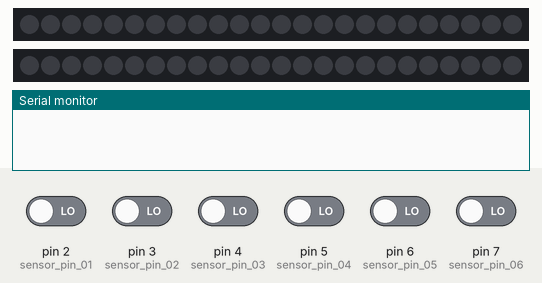
Simulated run of this sketch. Board: Arduino Uno, built with avr-gcc and run on an emulated ATmega328P. On the bench: 2 × 24 RGB LEDs in strip order, left to right, the last lines printed to the serial monitor. The inputs (shaded band) are chosen by the test bench; at power-on: pin 2 (sensor_pin_01), pin 3 (sensor_pin_02), pin 4 (sensor_pin_03), pin 5 (sensor_pin_04), pin 6 (sensor_pin_05), pin 7 (sensor_pin_06) LOW. Colours are those a GRB WS2812 strip shows for the declared byte order.

Above: at 1.2 s.
1.3 s: pin 2 (sensor_pin_01) driven HIGH
At 2.2 s:
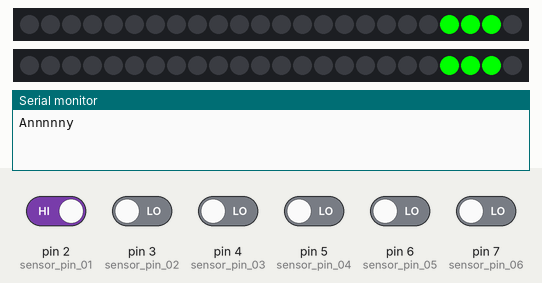
2.8 s: pin 3 (sensor_pin_02) driven HIGH
At 3.2 s:
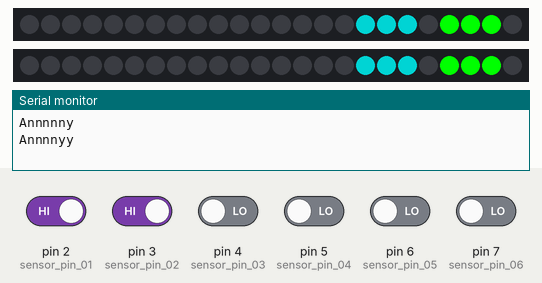
4.3 s: pin 4 (sensor_pin_03) driven HIGH
At 5.5 s:
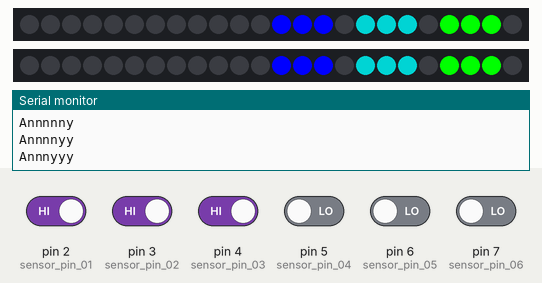
5.8 s: pin 5 (sensor_pin_04) driven HIGH
At 6.8 s:
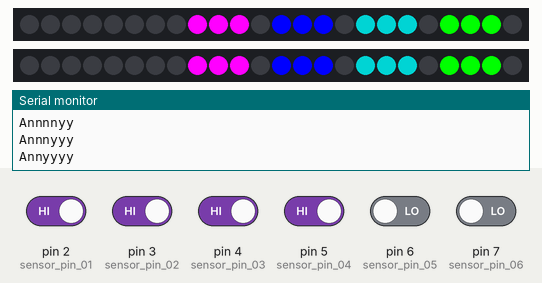
7.3 s: pin 6 (sensor_pin_05) driven HIGH
At 7.7 s:
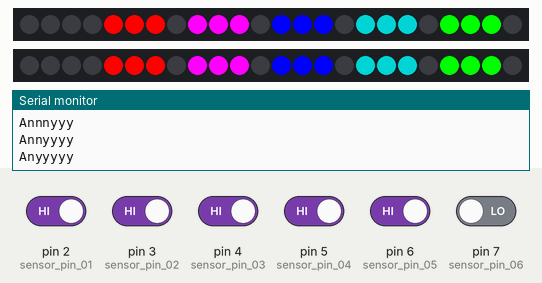
8.8 s: pin 7 (sensor_pin_06) driven HIGH
At 9.2 s:
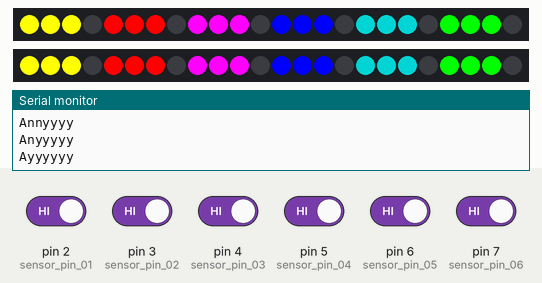
Timing chart, 0 to 11.3 s (numbered marks = the images above; inputs shaded):
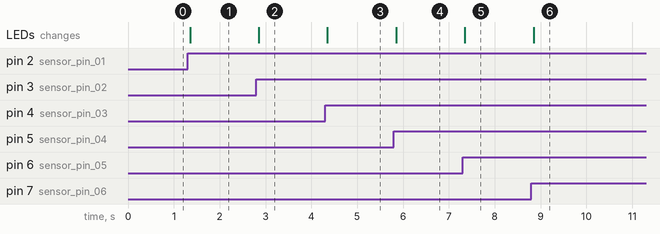

Measured:
- after the input at 1.3 s, the LEDs: change after 0.05 s (image 1)
- after the input at 2.8 s, the LEDs: change after 0.05 s (image 2)
- after the input at 4.3 s, the LEDs: change after 0.05 s (image 3)
- after the input at 5.8 s, the LEDs: change after 0.05 s (image 4)
- after the input at 7.3 s, the LEDs: change after 0.05 s (image 5)
- after the input at 8.8 s, the LEDs: change after 0.06 s (image 6)

The sketch:

Arduino_AA.ino
```cpp
#include <FastLED.h>

#define datapin_one 10
#define datapin_two 11
#define clockpin 5
#define numLeds 24
#define mosfet_pin A5

CRGB leds_1[numLeds];
CRGB leds_2[numLeds]; // -1 on BB

long colours[6] = {0xffff00,0x00ff00,0x00ffff,0x0000ff,0x800080,0xff0000};
                  // a          g         f       e         d         c

// a        h        c        d        e        f        g
// red      orange   yellow   green    cyan     blue     purple
// 0xff0000 0xffa500 0xffff00 0x00ff00 0x00ffff 0x0000ff 0x800080


// Define sensor_pin numbers
int sensor_pin_01 = 2,
    sensor_pin_02 = 3,
    sensor_pin_03 = 4,
    sensor_pin_04 = 5,
    sensor_pin_05 = 6,
    sensor_pin_06 = 7;

String old_output = "nnnnnn",
       output = "";

int threshold = 0;
int serial_input = 0;
double num_y[] = {0,0,0,0,0,0};

double  start_time,
        reset_threshold = 5000,
        last_interaction,
        interaction_threshold = 0;

void setup() {
  // initialize serial communication at 115200 bits per second:
  Serial.begin(115200);

  // Mark pins as Input
  pinMode(sensor_pin_01, INPUT);
  pinMode(sensor_pin_02, INPUT);
  pinMode(sensor_pin_03, INPUT);
  pinMode(sensor_pin_04, INPUT);
  pinMode(sensor_pin_05, INPUT);
  pinMode(sensor_pin_06, INPUT);

  /*pinMode(mosfet_pin, OUTPUT);
  analogWrite(mosfet_pin, 255);
  */
  start_time = millis();

  FastLED.addLeds<WS2812B, datapin_one, RGB>(leds_1, numLeds);
  FastLED.addLeds<WS2812B, datapin_two, RGB>(leds_2, numLeds);
}

// Main Loop
void loop(){

  double current_millis = millis();

  if(Serial.available()){
    serial_input = Serial.parseInt();

    switch(serial_input){
      case 1:
        pattern_one();
        break;
      case 2:
        pattern_two();
        break;
      default:
        threshold = serial_input;
        break;
    }
  }

  output = "";

  // read the input pin:
  if (digitalRead(sensor_pin_06) == 1) {
    if(num_y[0] == 0) num_y[0] = current_millis;
    if (current_millis - num_y[0] >= threshold) output += 'y';
    else output += "n";
  }
  else {
    output += 'n';
    num_y[0] = 0;
  }

  if (digitalRead(sensor_pin_05) == 1) {
    if(num_y[1] == 0) num_y[1] = current_millis;
    if (current_millis - num_y[1] >= threshold) output += 'y';
    else output += "n";
  }
  else {
    output += 'n';
    num_y[1] = 0;
  }

  if (digitalRead(sensor_pin_04) == 1) {
    if(num_y[2] == 0) num_y[2] = current_millis;
    if (current_millis - num_y[2] >= threshold) output += 'y';
    else output += "n";
  }
  else {
    output += 'n';
    num_y[2] = 0;
  }

  if (digitalRead(sensor_pin_03) == 1) {
    if(num_y[3] == 0) num_y[3] = current_millis;
    if (current_millis - num_y[3] >= threshold) output += 'y';
    else output += "n";
  }
  else {
    output += 'n';
    num_y[3] = 0;
  }

  if (digitalRead(sensor_pin_02) == 1) {
    if(num_y[4] == 0) num_y[4] = current_millis;
    if (current_millis - num_y[4] >= threshold) output += 'y';
    else output += "n";
  }
  else {
    output += 'n';
    num_y[4] = 0;
  }

  if (digitalRead(sensor_pin_01) == 1) {
    if(num_y[5] == 0) num_y[5] = current_millis;
    if (current_millis - num_y[5] >= threshold) output += 'y';
    else output += "n";
  }
  else {
    output += 'n';
    num_y[5] = 0;
  }

  // Send the output if there is a change in sensor readings
  if(old_output != output){
    old_output = output;
    control_leds(output);
    output = 'A' + output;
    Serial.println(output);
    last_interaction = millis();
  }

  // If enough time has passed, reset the sensors.
  //if(millis() - start_time >= reset_threshold && millis() - last_interaction >= interaction_threshold) reset_sensors();

  delay(10);        // delay in between reads for stability
}

// Function that closes the gate on the mosfet, cutting power to the sensors so that they can re-calibrate
/*void reset_sensors(){
  analogWrite(mosfet_pin, 0);
  delay(2000);
  analogWrite(mosfet_pin, 255);
  start_time = millis();
  delay(200);
}*/

void control_leds(String sensorString){
  for(int i = 0; i < sensorString.length(); i++){
    if(sensorString.charAt(i) == 'y'){
      for(int j = i*4; j < i*4+3; j++){
        leds_1[j] = colours[i];
        leds_2[j] = colours[i];
        FastLED.show();
      }
    }else{
      for(int j = i*4; j < i*4+3; j++){
        leds_1[j] = CRGB::Black;
        leds_2[j] = CRGB::Black;
        FastLED.show();
      }
    }
  }
}

void pattern_one(){
  for(int j = 0; j < 6; j++){
    for(int i = j*4; i < j*4+3; i++){
      leds_1[i] = colours[j];
      leds_2[i] = colours[j];
      FastLED.show();
    }
    delay(50);

    for(int i = j*4; i < j*4+3; i++){
      leds_1[i] = CRGB::Black;
      leds_2[i] = CRGB::Black;
      FastLED.show();
    }
    delay(50);
  }

  for(int j = 5; j >= 0; j--){
    for(int i = j*4; i < j*4+3; i++){
      leds_1[i] = colours[j];
      leds_2[i] = colours[j];
      FastLED.show();
    }
    delay(50);

    for(int i = j*4; i < j*4+3; i++){
      leds_1[i] = CRGB::Black;
      leds_2[i] = CRGB::Black;
      FastLED.show();
    }
    delay(50);
  }
}

void pattern_two(){
  String patternString = "ynynyn";
  for(int j = 0; j < 6; j++){
    if(patternString.charAt(j)=='y'){
      for(int i = j*4; i < j*4+3; i++){
        leds_1[i] = colours[j];
        leds_2[i] = colours[j];
        FastLED.show();
      }
    }else{
      for(int i = j*4; i < j*4+3; i++){
        leds_1[i] = CRGB::Black;
        leds_2[i] = CRGB::Black;
        FastLED.show();
      }
    }
  }
  delay(400);

  patternString = "nynyny";
  for(int j = 0; j < 6; j++){
    if(patternString.charAt(j)=='y'){
      for(int i = j*4; i < j*4+3; i++){
        leds_1[i] = colours[j];
        leds_2[i] = colours[j];
        FastLED.show();
      }
    }else{
      for(int i = j*4; i < j*4+3; i++){
        leds_1[i] = CRGB::Black;
        leds_2[i] = CRGB::Black;
        FastLED.show();
      }
    }
  }
  delay(400);
  for(int i = 0; i < 24; i++){
    leds_1[i] = CRGB::Black;
    leds_2[i] = CRGB::Black;
    FastLED.show();
  }
}
```
